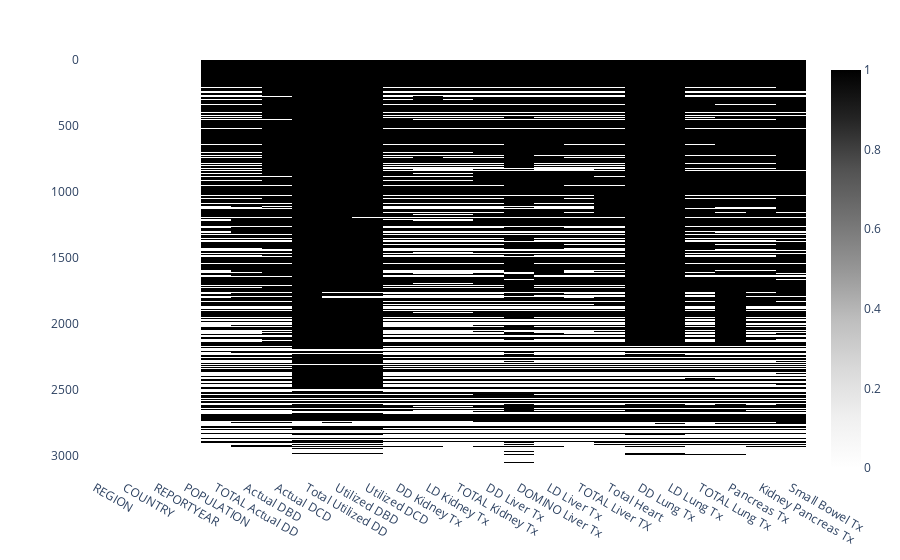

Notebook source saved alongside this figure:
### Markdown cell above
Other than the descriptor and ID variables of `REGION`, `COUNTRY`, `REPORTYEAR`, and `POPULATION`, there are a LOT of missing values in this dataset. Almost 60% of the `TOTAL Actual DD` values (our variable of interest) are missing!

The figure below shows the distribution of missing data across the entire dataset.

### Code cell
px.imshow(organs_original.isna().astype(int), 
          color_continuous_scale='Greys')

### Figure 1 — Plotly figure (JSON) as saved in the notebook; plotly's stock layout.template omitted (floating-point values rounded to 4 significant figures; data arrays with more than 128 entries replaced by an {"elided": "..."} marker saying what was removed)
{"data": [{"coloraxis": "coloraxis", "hovertemplate": "x: %{x}<br>y: %{y}<br>color: %{z}<extra></extra>", "name": "0", "type": "heatmap", "x": ["REGION", "COUNTRY", "REPORTYEAR", "POPULATION", "TOTAL Actual DD", "Actual DBD", "Actual DCD", "Total Utilized DD", "Utilized DBD", "Utilized DCD", "DD Kidney Tx", "LD Kidney Tx", "TOTAL Kidney Tx", "DD Liver Tx", "DOMINO Liver Tx", "LD Liver Tx", "TOTAL Liver TX", "Total Heart", "DD Lung Tx", "LD Lung Tx", "TOTAL Lung Tx", "Pancreas Tx", "Kidney Pancreas Tx", "Small Bowel Tx"], "xaxis": "x", "y": {"elided": "3165 int values"}, "yaxis": "y", "z": {"elided": "3165x24 int values"}}], "layout": {"coloraxis": {"colorscale": [[0, "rgb(255,255,255)"], [0.125, "rgb(240,240,240)"], [0.25, "rgb(217,217,217)"], [0.375, "rgb(189,189,189)"], [0.5, "rgb(150,150,150)"], [0.625, "rgb(115,115,115)"], [0.75, "rgb(82,82,82)"], [0.875, "rgb(37,37,37)"], [1, "rgb(0,0,0)"]]}, "margin": {"t": 60}, "xaxis": {"anchor": "y", "constrain": "domain", "domain": [0, 1], "scaleanchor": "y"}, "yaxis": {"anchor": "x", "autorange": "reversed", "constrain": "domain", "domain": [0, 1]}}}
